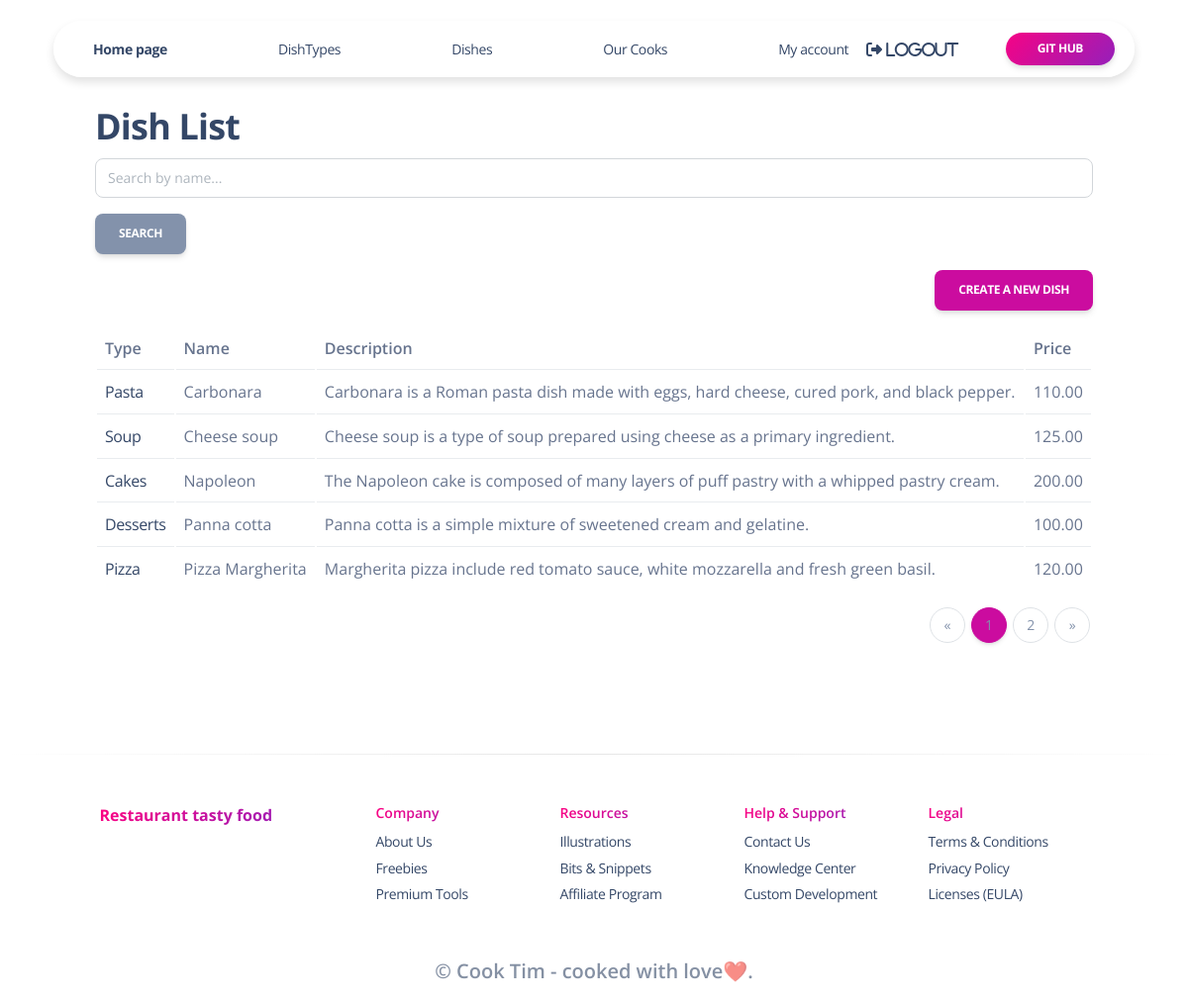
Page /dishes/ (signed in) on the committed database.
### kitchen/models.py (models this page shows, shortened)
class Dish(models.Model):
    name = models.CharField(max_length=63)
    description = models.TextField(max_length=255)
    price = models.DecimalField(max_digits=5, decimal_places=2)
    dish_type = models.ForeignKey(DishType, on_delete=models.CASCADE, related_name="dishes")
    cooks = models.ManyToManyField(settings.AUTH_USER_MODEL, related_name="dishes")
    class Meta:
        ordering = ["name"]

class DishType(models.Model):
    name = models.CharField(max_length=63, unique=True)
    class Meta:
        ordering = ["name"]
    def __str__(self) -> str:
        return self.name

### kitchen/views.py (the view)
# urls.py: path("dishes/", DishListView.as_view(), name="dish-list"),
class DishListView(LoginRequiredMixin, generic.ListView):
    model = Dish
    paginate_by = 5
    def get_context_data(self, *, object_list=None, **kwargs):
        context = super(DishListView, self).get_context_data(**kwargs)
        name = self.request.GET.get("name", "")
        context["search_form"] = DishSearchForm(initial={
            "name": name
        })
        return context
    def get_queryset(self):
        queryset = Dish.objects.select_related("dish_type")
        form = DishSearchForm(self.request.GET)
        if form.is_valid():
            return queryset.filter(
                name__icontains=form.cleaned_data["name"]
            )
        return queryset

### kitchen/forms.py
class DishSearchForm(forms.Form):
    name = forms.CharField(
        max_length=255,
        required=False,
        label="",
        widget=forms.TextInput(attrs={"placeholder": "Search by name..."})
    )

### kitchen/templatetags/query_transform.py (called while the page is built)
@register.simple_tag
def query_transform(request, **kwargs):
    updated = request.GET.copy()
    for key, value in kwargs.items():
        if value is not None:
            updated[key] = value
        else:
            updated.pop(key, 0)
    return updated.urlencode()

### templates/kitchen/dish_list.html
{% extends "base.html" %}
{% load crispy_forms_filters %}
{% block content %}
  <h2>Dish List</h2>
  <form action="" method="get" class="form-inline">
  {{ search_form|crispy }}
    <input class="btn btn-secondary" type="submit" value="Search">
  </form>
  {% if dish_list %}
    <table class="table" style="width: 100%; max-width: none;">
      <tr>
        <th>Type</th>
        <th>Name</th>
        <th>Description</th>
        <th>Price</th>
      </tr>
      {% for dish in dish_list %}
        <tr>
          <td><a href={% url 'kitchen:dish-detail' pk=dish.id %}>{{ dish.dish_type }}</a></td>
          <td>{{ dish.name }}</td>
          <td >{{ dish.description }}</td>
          <td>{{ dish.price }}</td>
        </tr>
      {% endfor %}
      <a style="float: right"
         href="{% url 'kitchen:dish-create' %}"
         class="btn btn-primary">Create a new dish
      </a>
    </table>
  {% else %}
    <p>There are no cars in kitchen</p>
  {% endif %}
{% endblock %}

### templates/base.html (style rules this page uses)
body { padding-top:5px; }

### rows in the picture
Dish: dish_type "Pasta", name "Carbonara", description "Carbonara is a Roman pasta dish made with eggs, hard cheese, cured pork, and black pepper.", price "110.00"
Dish: dish_type "Soup", name "Cheese soup", description "Cheese soup is a type of soup prepared using cheese as a primary ingredient.", price "125.00"
Dish: dish_type "Cakes", name "Napoleon", description "The Napoleon cake is composed of many layers of puff pastry with a whipped pastry cream.", price "200.00"
Dish: dish_type "Desserts", name "Panna cotta", description "Panna cotta is a simple mixture of sweetened cream and gelatine.", price "100.00"
Dish: dish_type "Pizza", name "Pizza Margherita", description "Margherita pizza include red tomato sauce, white mozzarella and fresh green basil.", price "120.00"

### other values in the picture
{{ page }} "1"
{{ page }} "2"
